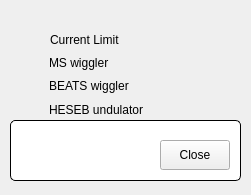
<?xml version="1.0" encoding="UTF-8"?>
<ui version="4.0">
 <class>FormSeptumInterlocks</class>
 <widget class="QMainWindow" name="FormSeptumInterlocks">
  <property name="geometry">
   <rect>
    <x>0</x>
    <y>0</y>
    <width>251</width>
    <height>195</height>
   </rect>
  </property>
  <property name="windowTitle">
   <string>septum interlocks</string>
  </property>
  <widget class="QWidget" name="centralwidget">
   <widget class="QLabel" name="label">
    <property name="geometry">
     <rect>
      <x>49</x>
      <y>53</y>
      <width>111</width>
      <height>20</height>
     </rect>
    </property>
    <property name="text">
     <string>MS wiggler</string>
    </property>
   </widget>
   <widget class="QLabel" name="label_2">
    <property name="geometry">
     <rect>
      <x>49</x>
      <y>76</y>
      <width>111</width>
      <height>20</height>
     </rect>
    </property>
    <property name="text">
     <string>BEATS wiggler</string>
    </property>
   </widget>
   <widget class="QLabel" name="label_3">
    <property name="geometry">
     <rect>
      <x>49</x>
      <y>100</y>
      <width>121</width>
      <height>20</height>
     </rect>
    </property>
    <property name="text">
     <string>HESEB undulator</string>
    </property>
   </widget>
   <widget class="QGroupBox" name="titleGroupBox_2">
    <property name="geometry">
     <rect>
      <x>10</x>
      <y>120</y>
      <width>231</width>
      <height>61</height>
     </rect>
    </property>
    <property name="styleSheet">
     <string notr="true">QGroupBox {
	background-color: rgb(255, 255, 255);
    border: 1px solid black;
    border-radius: 5px;
    margin-top: 0.5em;
}

QGroupBox::title {
    subcontrol-origin: margin;
    left: 10px;
    padding: 0 3px 0 3px;
}</string>
    </property>
    <property name="title">
     <string/>
    </property>
    <widget class="QPushButton" name="btnClose">
     <property name="geometry">
      <rect>
       <x>150</x>
       <y>20</y>
       <width>70</width>
       <height>30</height>
      </rect>
     </property>
     <property name="text">
      <string>Close</string>
     </property>
    </widget>
    <widget class="QPushButton" name="pushButton_12">
     <property name="geometry">
      <rect>
       <x>190</x>
       <y>-180</y>
       <width>84</width>
       <height>20</height>
      </rect>
     </property>
     <property name="text">
      <string>Reset</string>
     </property>
    </widget>
    <widget class="QLabel" name="label_71">
     <property name="geometry">
      <rect>
       <x>150</x>
       <y>-180</y>
       <width>41</width>
       <height>20</height>
      </rect>
     </property>
     <property name="text">
      <string>XAFS</string>
     </property>
    </widget>
    <widget class="QLabel" name="label_62">
     <property name="geometry">
      <rect>
       <x>170</x>
       <y>-160</y>
       <width>90</width>
       <height>20</height>
      </rect>
     </property>
     <property name="text">
      <string>Shutter flow</string>
     </property>
    </widget>
   </widget>
   <widget class="QLabel" name="label_4">
    <property name="geometry">
     <rect>
      <x>50</x>
      <y>30</y>
      <width>111</width>
      <height>20</height>
     </rect>
    </property>
    <property name="text">
     <string>Current Limit</string>
    </property>
   </widget>
   <widget class="QESimpleShape" name="qesimpleshape">
    <property name="geometry">
     <rect>
      <x>20</x>
      <y>34</y>
      <width>16</width>
      <height>16</height>
     </rect>
    </property>
    <property name="ledType">
     <enum>QSimpleShape::Error</enum>
    </property>
    <property name="colour0" stdset="0">
     <color>
      <red>240</red>
      <green>5</green>
      <blue>5</blue>
     </color>
    </property>
    <property name="colour1" stdset="0">
     <color>
      <red>60</red>
      <green>20</green>
      <blue>20</blue>
     </color>
    </property>
    <property name="variable" stdset="0">
     <string>INJ-SEP-DCCT-LIM:isInterlock</string>
    </property>
   </widget>
   <widget class="QESimpleShape" name="qesimpleshape_2">
    <property name="geometry">
     <rect>
      <x>20</x>
      <y>56</y>
      <width>16</width>
      <height>16</height>
     </rect>
    </property>
    <property name="colour0" stdset="0">
     <color>
      <red>240</red>
      <green>5</green>
      <blue>5</blue>
     </color>
    </property>
    <property name="colour1" stdset="0">
     <color>
      <red>60</red>
      <green>20</green>
      <blue>20</blue>
     </color>
    </property>
    <property name="variable" stdset="0">
     <string>INJ-SEP-ID09-GAP:isInterlock</string>
    </property>
   </widget>
   <widget class="QESimpleShape" name="qesimpleshape_3">
    <property name="geometry">
     <rect>
      <x>20</x>
      <y>80</y>
      <width>16</width>
      <height>16</height>
     </rect>
    </property>
    <property name="colour0" stdset="0">
     <color>
      <red>240</red>
      <green>5</green>
      <blue>5</blue>
     </color>
    </property>
    <property name="colour1" stdset="0">
     <color>
      <red>60</red>
      <green>20</green>
      <blue>20</blue>
     </color>
    </property>
    <property name="variable" stdset="0">
     <string>INJ-SEP-ID10-GAP:isInterlock</string>
    </property>
   </widget>
   <widget class="QESimpleShape" name="qesimpleshape_4">
    <property name="geometry">
     <rect>
      <x>20</x>
      <y>100</y>
      <width>16</width>
      <height>20</height>
     </rect>
    </property>
    <property name="colour0" stdset="0">
     <color>
      <red>240</red>
      <green>5</green>
      <blue>5</blue>
     </color>
    </property>
    <property name="colour1" stdset="0">
     <color>
      <red>60</red>
      <green>20</green>
      <blue>20</blue>
     </color>
    </property>
    <property name="variable" stdset="0">
     <string>INJ-SEP-UND-GAP:isInterlock</string>
    </property>
   </widget>
  </widget>
 </widget>
 <customwidgets>
  <customwidget>
   <class>QESimpleShape</class>
   <extends>QSimpleShape</extends>
   <header>QESimpleShape.h</header>
  </customwidget>
  <customwidget>
   <class>QSimpleShape</class>
   <extends>QWidget</extends>
   <header>QSimpleShape.h</header>
  </customwidget>
 </customwidgets>
 <resources/>
 <connections/>
</ui>
